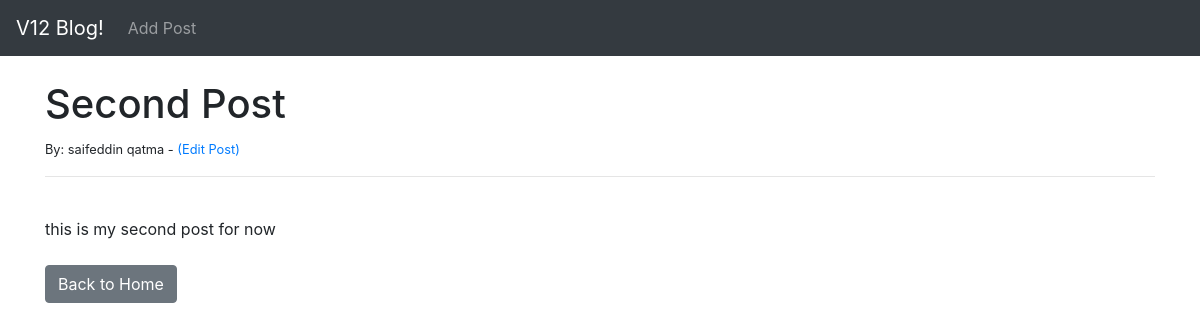
Screenshot of /article/2/ with the database file from the repository.
### theblog/models.py (models this page shows, shortened)
class Post(models.Model):
    title = models.CharField(max_length=250)
    title_tag = models.CharField(max_length=250)
    author = models.ForeignKey(User, on_delete=models.CASCADE)
    body = models.TextField()

### theblog/views.py (the view)
# urls.py: path('article/<int:pk>/', ArticleDetailView.as_view(), name='article-detail'),
class ArticleDetailView(DetailView):
    model = Post
    template_name = 'article_details.html'

### theblog/templates/article_details.html (shortened to what this page needs)
{% extends 'base.html' %}
{% block content %}
<h1>{{ post.title}}</h1>
<small>By: {{ post.author.first_name }} {{ post.author.last_name }} - <a href="{% url 'update_post' post.pk %}">(Edit Post)</a></small><br/>
    <hr>
    <br/>
    {{ post.body }}
    <br/><br/>
    <a href="{% url 'home' %}" class="btn btn-secondary">Back to Home</a>
    {% endblock %}

### rows the page displays
Post: title "Second Post", author.first_name "saifeddin", author.last_name "qatma", body "this is my second post for now"
